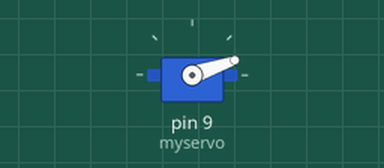
Recording of a sketch running on a simulated Arduino Uno, built with avr-gcc and run on an emulated ATmega328P. On the bench: servo.

Above: at 0.05 s.
At 0.2 s:
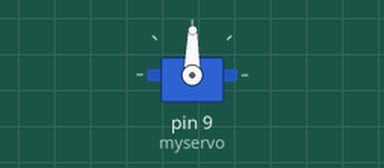
At 0.35 s:
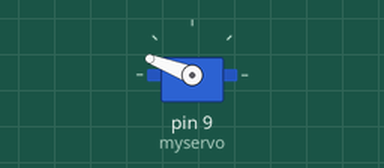
At 0.7 s:
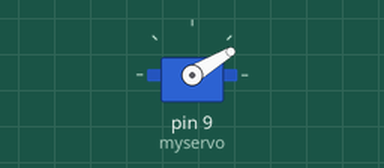
Timing chart, 0 to 3.0 s (numbered marks = the images above):
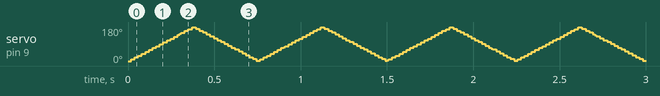

The sketch:

tower.ino
```cpp
#include <Servo.h>
Servo myservo;

void setup(){
  myservo.attach(9);
}

int i = 0;
int di = 1;
void loop(){
  myservo.write(i);
  i = i+di;
  if(i == 180){di = -1;}
  if(i == 0){di = 1;}
  delay(2);
}


//void servopulse(int servopin,int myangle){
//  pulsewidth = (myangle*11)+500;
//  digitalWrite(servopin,HIGH);
//  delayMicroseconds(pulsewidth);
//  digitalWrite(servopin,LOW);
//  delay(20-pulsewidth/1000);
//}
//
//void setup() {
//  // put your setup code here, to run once:
//  pinMode(servopin,OUTPUT);
//  Serial.begin(9600);
//  Serial.println("servo=o_seral_simple ready.");
//}
//
//void loop() {
//  // put your main code here, to run repeatedly:
////  val = Serial.read();
////  if(val >'0' && val <='9'){
////    val = val-'0';
////    val = val*(180/9);
////    Serial.print("moving servo to");
////    Serial.print(val,DEC);
////    Serial.println();
////    for(int i = 0;i<=50;i++){
////      servopulse(servopin,val);
////    }
////  }
//
//  digitalWrite(servopin,HIGH);
//  delayMicroseconds(1000);
//  digitalWrite(servopin,LOW);
//  delay(400);
//}
```
